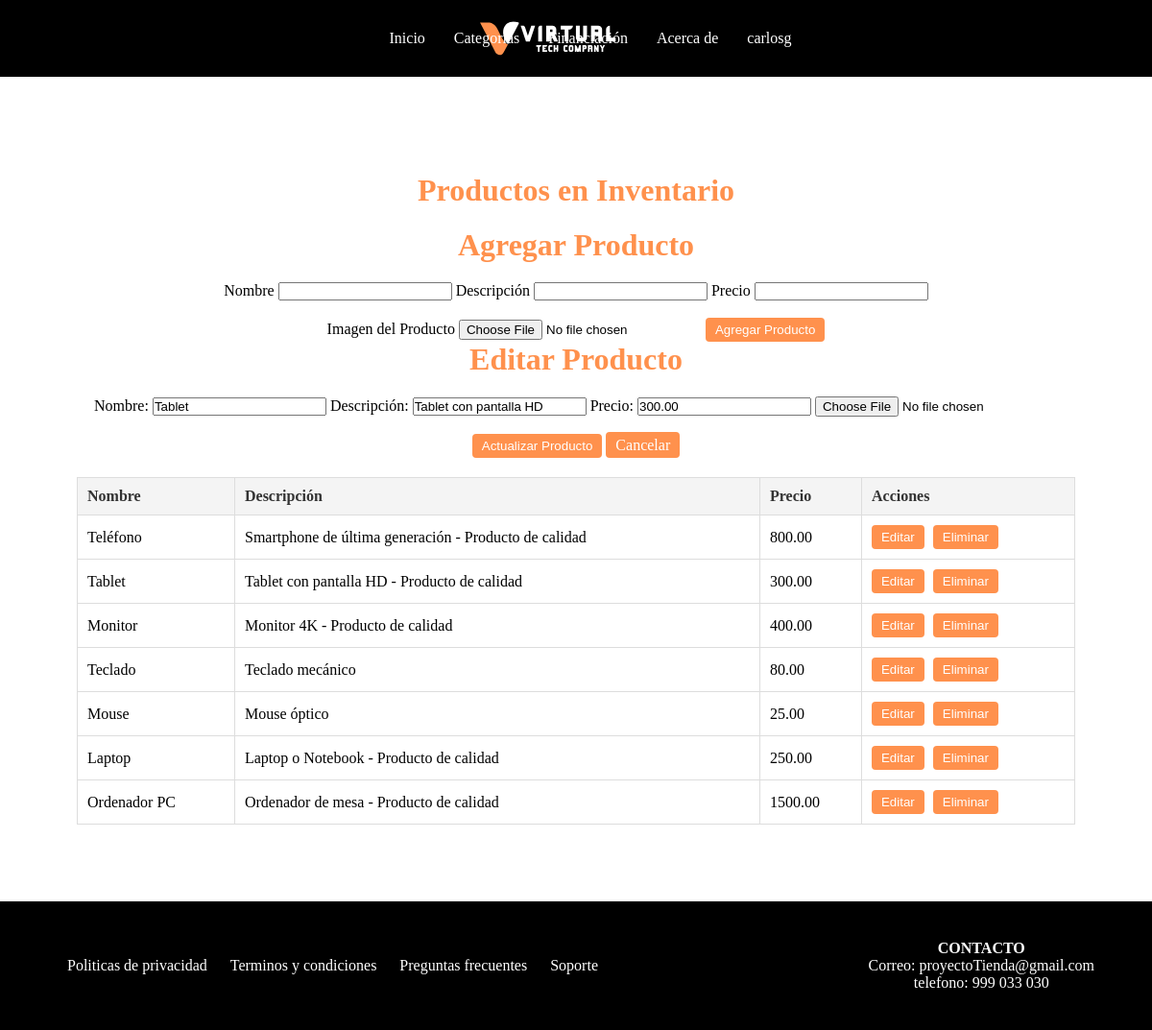
Page /vistas/trastienda.php?editar=3 (signed in) on the committed database.
### tables this page shows
CREATE TABLE `producto` (
  `id` int(11) NOT NULL,
  `nombre` varchar(100) NOT NULL,
  `descripcion` text DEFAULT NULL,
  `precio` decimal(10,2) NOT NULL,
  `cliente_id` int(11) DEFAULT NULL,
  `imagen` varchar(255) DEFAULT NULL
);

### modelos/UsuarioDTO.php (called while the page is built, shortened)
<?php
class UsuarioDTO
{
    private $nickname;
    public function getNickname()
    {
        return $this->nickname;
    }
}
?>

### modelos/ProductoDAO.php (called while the page is built, shortened)
<?php
include_once "../modelos/ProductoDTO.php";
class ProductoDAO
{
    private $conexion;
    public function __construct($conexion)
    {
        $this->conexion = $conexion;
    }
    public function obtenerProductos()
    {
        $productos = [];
        $query = "SELECT id, nombre, descripcion, precio, imagen FROM Producto";
        $stmt = $this->conexion->query($query);
        $nombresProductos = [];
        while ($fila = $stmt->fetch(PDO::FETCH_ASSOC)) {
            $producto = new ProductoDTO();
            $nombresProductos[] = $fila['nombre'];
            $producto->setId($fila["id"]);
            $producto->setNombre($fila['nombre']);
            $producto->setDescripcion($fila['descripcion']);
            $producto->setPrecio($fila['precio']);
            $producto->setImagen($fila['imagen']);
            if ($producto->getPrecio() < 10) {
                $producto->setDescripcion($producto->getDescripcion() . " - Producto de oferta");
            } elseif ($producto->getPrecio() > 200) {
                $producto->setDescripcion($producto->getDescripcion() . " - Producto de calidad");
            }
            $productos[] = $producto;
        }
        return $productos;
    }
    public function obtenerProductoPorId($id)
    {
        $query = "SELECT id, nombre, descripcion, precio, cliente_id, imagen FROM Producto WHERE id = :id";
        $stmt = $this->conexion->prepare($query);
        $stmt->bindParam(":id", $id);
        $stmt->execute();
        $fila = $stmt->fetch(PDO::FETCH_ASSOC);
        if ($fila) {
            return new ProductoDTO($fila['id'], $fila['nombre'], $fila['descripcion'], $fila['precio'], $fila['cliente_id'], $fila['imagen']);
        }
        return null;
    }
}
?>

### modelos/ProductoDTO.php (called while the page is built, shortened)
<?php
class ProductoDTO
{
    private $nombre;
    private $descripcion;
    private $precio;
    public function __construct($id = null, $nombre = null, $descripcion = null, $precio = null, $cliente_id = null, $imagen = null)
    {
        $this->nombre = $nombre;
        $this->descripcion = $descripcion;
        $this->precio = $precio;
    }
    public function getNombre()
    {
        return $this->nombre;
    }
    public function setNombre($nombre): void
    {
        $this->nombre = $nombre;
    }
    public function getPrecio()
    {
        return $this->precio;
    }
    public function setPrecio($precio): void
    {
        $this->precio = $precio;
    }
    public function getDescripcion()
    {
        return $this->descripcion;
    }
    public function setDescripcion($descripcion): void
    {
        $this->descripcion = $descripcion;
    }
}

### vistas/trastienda.php (the view, shortened to what this page needs)
<?php
require_once '../database/conexion.php';
require_once '../modelos/ProductoDAO.php';
require_once '../modelos/ProductoDTO.php';
require_once '../modelos/UsuarioDTO.php';
$usuario = unserialize($_SESSION['usuario']);
$nickname = $usuario->getNickname();
$productoDAO = new ProductoDAO($conexion);
$productos = $productoDAO->obtenerProductos();
$productoEditar = null;
if (isset($_GET['editar'])) {
    $id = $_GET['editar'];
    $productoEditar = $productoDAO->obtenerProductoPorId($id);
}
?>
<!doctype html>
<html lang="en">
<head>
    <link rel="stylesheet" href="../recursos/css/estilo.css">
</head>
<body>
<header>
    <nav>
        <img src="../recursos/imagenes/logo_2%20(1).svg" class="logo">
        <div class="menu">
            <a href="InicioConUsuario.php">Inicio</a>
            <div class="desplegable">
                <a href="#">Categorías</a>
            </div>
            <a href="#">Financiación</a>
            <div class="desplegable">
                <a href="#">Acerca de</a>
            </div>
            <div class="desplegable">
                <a href="#"><?= htmlspecialchars($nickname) ?></a>
            </div>
        </div>
    </nav>
</header>
<section class="productos-inventario">
    <h1>Productos en Inventario</h1>
    <form action="../controladores/gestion_trastienda.php" method="POST" enctype="multipart/form-data">
        <h1>Agregar Producto</h1>
        <label for="nombre">Nombre</label>
        <input type="text" name="nombre" required>
        <label for="descripcion">Descripción</label>
        <input type="text" name="descripcion" required>
        <label for="precio">Precio</label>
        <input type="number" name="precio" required><br><br>
        <label for="imagen">Imagen del Producto</label>
        <input type="file" name="imagen" accept="image/*" required>
        <button type="submit" name="agregar" class="btn-eliminar">Agregar Producto</button>
    </form>
    <?php if ($productoEditar): ?>
        <h1>Editar Producto</h1>
        <form action="../controladores/gestion_trastienda.php" method="post" enctype="multipart/form-data">
            <label for="nombre">Nombre:</label>
            <input type="text" name="nombre" value="<?php echo htmlspecialchars($productoEditar->getNombre()); ?>"
                   required>
            <label for="descripcion">Descripción:</label>
            <input type="text" name="descripcion"
                   value="<?php echo htmlspecialchars($productoEditar->getDescripcion()); ?>" required>
            <label for="precio">Precio:</label>
            <input type="number" step="0.01" name="precio"
                   value="<?php echo htmlspecialchars($productoEditar->getPrecio()); ?>" required>
            <input type="file" name="imagen" accept="image/*" required>
            <br>
            <br>
            <button type="submit" name="actualizar" class="btn-eliminar">Actualizar Producto</button>
            <a href="trastienda.php" class="btn-eliminar">Cancelar</a>
        </form>
    <?php endif; ?>
    <table border="1">
        <tr>
            <th>Nombre</th>
            <th>Descripción</th>
            <th>Precio</th>
            <th>Acciones</th>
        </tr>
        <?php foreach ($productos as $producto): ?>
            <tr>
                <td><?php echo htmlspecialchars($producto->getNombre()); ?></td>
                <td><?php echo htmlspecialchars($producto->getDescripcion()); ?></td>
                <td><?php echo htmlspecialchars($producto->getPrecio()); ?></td>
                <td>
                    <form action="../controladores/gestion_trastienda.php" method="post" style="display:inline;">
                        <button type="submit" class="btn-editar">Editar</button>
                    </form>
                    <form action="../controladores/gestion_trastienda.php" method="post" style="display:inline;">
                        <button type="submit" class="btn-eliminar">Eliminar</button>
                    </form>
                </td>
            </tr>
        <?php endforeach; ?>
    </table>
</section>
<footer>
    <div class="footer-contenedor">
        <div class="footer-links">
            <a href="">Politicas de privacidad</a>
            <a href="">Terminos y condiciones</a>
            <a href="">Preguntas frecuentes</a>
            <a href="">Soporte</a>
        </div>
        <div class="footer-redes">
            <h4>CONTACTO</h4>
            <p>Correo: proyectoTienda@gmail.com</p>
            <p>telefono: 999 033 030</p>
        </div>
    </div>
</footer>
</body>
</html>

### recursos/css/estilo.css (style rules this page uses)
* { padding:0; margin:0; box-sizing:border-box; text-decoration: none; }
body { margin: 0; padding: 0; }
header { position: fixed; top: 0; left: 0; right: 0; background-color: #000000; z-index:100; }
header nav { width: 90%; margin: auto; display: flex; justify-content: center; align-items: center; height: 80px; }
header nav .logo { width: 150px; position: absolute; left: 500px; }
header nav .menu { display: flex; align-items: center; position: relative; }
nav .menu>a, .menu .desplegable>a { color: #ffffff; margin-left: 30px; position: relative; }
nav .menu a::after { content: ''; position: absolute; bottom: -5px; left: 0; width: 0%; height: 2px; background-color: #ff914d; transition: 0.4s; }
.menu .desplegable { position: relative; }
footer { background-color:black ; color: white; padding: 40px 0; text-align: center; position: relative; z-index: 2; }
.footer-contenedor { width: 90%; margin: auto; display: flex; justify-content: space-between; align-items: center; flex-wrap: wrap; }
.footer-links a { color: white; margin: 5px 10px; transition: color 0.3s; }

### vistas/trastienda.php (style rules this page uses)
header { position: fixed; top: 0; left: 0; right: 0; background-color: #000000; z-index: 100; height: 80px; }
.productos-inventario { padding: 80px; text-align: center; max-width: 1200px; margin-left: auto; margin-right: auto; display: block; }
.productos-inventario h1 { font-size: 2em; margin-bottom: 20px; color: #ff914d; }
.productos-inventario table { width: 100%; border-collapse: collapse; margin-top: 20px; }
.productos-inventario th, .productos-inventario td { padding: 10px; text-align: left; border: 1px solid #ddd; }
.productos-inventario th { background-color: #f4f4f4; color: #333; }
.btn-editar, .btn-eliminar { color: #fff; padding: 5px 10px; text-decoration: none; border-radius: 4px; }
.btn-editar { background-color: #ff914d; color: white; margin-right: 5px; outline: none; border: none; }
.btn-eliminar { background-color: #ff914d; color: white; outline: none; border: none; }
body { padding-top: 100px; }

### rows in the picture
producto: nombre "Tablet", descripcion "Tablet con pantalla HD", precio "300.00", Descripcion "Tablet con pantalla HD - Producto de calidad"
producto: nombre "Teléfono", Descripcion "Smartphone de última generación - Producto de calidad", precio "800.00"
producto: nombre "Monitor", Descripcion "Monitor 4K - Producto de calidad", precio "400.00"
producto: nombre "Teclado", descripcion "Teclado mecánico", precio "80.00"
producto: nombre "Mouse", descripcion "Mouse óptico", precio "25.00"
producto: nombre "Laptop", Descripcion "Laptop o Notebook - Producto de calidad", precio "250.00"
producto: nombre "Ordenador PC", Descripcion "Ordenador de mesa - Producto de calidad", precio "1500.00"

### other values in the picture
$nickname "carlosg"
